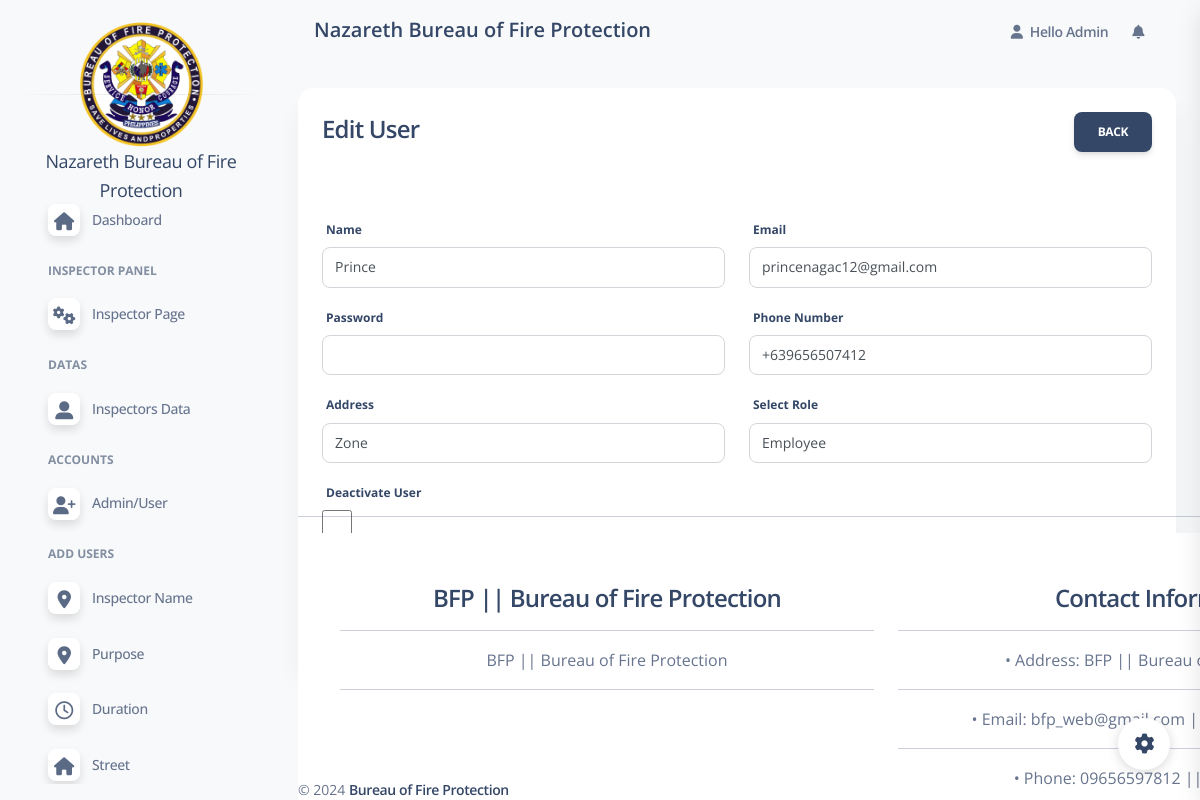
The page /admin/edit_users.php?id=27 (signed in) on the database its author committed.
### tables this page shows
CREATE TABLE `user` (
  `id` int(10) NOT NULL,
  `name` varchar(50) NOT NULL,
  `phone_num` varchar(50) NOT NULL,
  `email` varchar(100) NOT NULL,
  `password` varchar(100) NOT NULL,
  `is_ban` varchar(10) NOT NULL,
  `created_at` date NOT NULL DEFAULT current_timestamp(),
  `role` varchar(10) DEFAULT NULL,
  `address` varchar(50) DEFAULT NULL
);

CREATE TABLE `settings` (
  `id` int(11) UNSIGNED NOT NULL,
  `title` varchar(100) NOT NULL,
  `web_name` varchar(100) DEFAULT NULL,
  `domain` varchar(100) DEFAULT NULL,
  `sdescription` text DEFAULT NULL,
  `mdescription` varchar(100) DEFAULT NULL,
  `mkeyword` varchar(100) DEFAULT NULL,
  `email1` varchar(100) DEFAULT NULL,
  `email2` varchar(100) DEFAULT NULL,
  `phone1` varchar(100) DEFAULT NULL,
  `phone2` varchar(100) DEFAULT NULL,
  `address` varchar(100) DEFAULT NULL
);

### config/function.php (called while the page is built, shortened)
<?php
    require 'dbconn.php';
    function validate($inputData)
    {
        global $conn;
       $validateData = mysqli_real_escape_string($conn, $inputData);
       return trim($validateData);
    }
    function webSetting($columnName)
    {
        $setting = getByID('settings', 1);
        if($setting['status'] == 200){
            return $setting['data'][$columnName];
        }
    }
    function checkParamId($paramTypeID)
    {
        if(isset($_GET[$paramTypeID]))
        {
            if($_GET[$paramTypeID] != null){
              return $_GET[$paramTypeID] ;
            }
            else
            {
                return 'No Id Found';
            }
        }
        else{
            return 'No Id Given';
        }
    }
    function getByID($tableName, $id){
        global $conn;
        $table = validate($tableName);
        $id = validate($id);
        $query = "SELECT * FROM $table WHERE id = '$id' LIMIT 1";
        $result = mysqli_query($conn, $query);
        if($result)
        {
            if(mysqli_num_rows($result) == 1)
            {
                $row = mysqli_fetch_array($result, MYSQLI_ASSOC);
                $response = [
                    'status' => 200,
                    'message' => 'Fetched Data',
                    'data' => $row
                ];
                return $response;
            }
            else
            {
                $response = [
                    'status' => 404,
                    'message' => 'No Data Has been Recorded'
                ];
                return $response;
            }
        }
        else
        {
            $response = [
                'status' => 500,
                'message' => 'Something Went Wrong'
            ];
            return $response;
        }
    }
?>

### admin/edit_users.php (the view, shortened to what this page needs)
<?php
include('includes/header.php'); ?>
<div class="row">
        <div class="col-md-12">
            <div class="card">
                <div class="card-header">
                    <h4> Edit User
                        <a href="users.php" class="btn btn-dark float-end">Back</a>
                    </h4>
                </div>
                <div class="card-body">
                <form action="function.php" method = "POST">
                    <?php
                            $user = getByID('user',checkParamId('id'));
                            if($user['status'] == 200)
                            {
                                ?>
                         <div class="row">
                          <div class="col-md-6">
                            <div class="mb-3">
                                <label >Name </label>
                                <input type="text" value =<?=$user['data']['name'];?> name = "name" class= "form-control" required>
                                    </div>
                                    </div>
                                    <div class="col-md-6">
                                    <div class="mb-3">
                                        <label >Email </label>
                                        <input type="text" value =<?=$user['data']['email'];?> name = "email" class= "form-control" required>
                                    </div>
                                    </div>
                                    <div class="col-md-6">
                                    <div class="mb-3">
                                        <label >Password </label>
                                        <input type="password" name = "password" class= "form-control" required>
                                    </div>
                                    </div>
                                    <div class="col-md-6">
                                    <div class="mb-3">
                                        <label >Phone Number </label>
                                        <input type="text" value =<?=$user['data']['phone_num'];?> name = "phone" class= "form-control" required>
                                    </div>
                                    </div>
                                    <div class="col-md-6">
                            <div class="mb-3">
                                <label >Address </label>
                                <input type="text" value =<?=$user['data']['address'];?> name = "address" class= "form-control">
                            </div>
                            </div>
                                    <div class="col-md-6">
                                    <div class="mb-3">
                                        <label >Select Role </label>
                                        <select name="role" id="" class="form-control"  >
                                            <option value= "Employee" <?=$user['data']['role'] == 'Employee' ? 'selected' : ' ';?> >Employee</option>
                                        </select>
                                    </div>
                                </div>
                                <div class="col-md-6">
                                <div class="mb-3">
                                    <label >Deactivate User </label>
                                    <br />
                                    <input type="checkbox"  <?=$user['data']['is_ban'] == true ? 'checked' : '' ;?> name = "is_ban" style = "width:30px;height:30px;">
                                </div>
                                </div>
                                    </div>
                                    <div class="col-md-6">
                                <div class="mb-3">
                                    <button type = "submit" name = "updateUser" class="btn btn-dark"> Update </button>
                            </div>
                                </div>
                        </div>
                                <?php
                            }
                            else
                            {
                               echo '<h5>'.$user['message'].'</h5>' ;
                            }
                        ?>
                </div>
            </div>
        </div>
    </div>
<?php include('includes/footer.php'); ?>

### admin/includes/footer_content.php (shortened to what this page needs)
<div class="py-5 bg-white ">
    <div class="container">
        <div class="row">
            <div class="col-md-6">
                <h4 class="footer-heading"><?= webSetting('title') ?? 'BFP || Bureau of Fire Protection'; ?></h4>
            <hr class = "bg-dark">
            <p>
            <?= webSetting('sdescription') ?? 'Meta Description'; ?>
        </p>
        <hr class = "bg-dark">
        </div>
        <div class="col-md-6">
            <h4 class="footer-heading">Contact Information</h4>
           <hr class = "bg-dark">
          <p>  &bull; Address: <?= webSetting('address') ?? ''; ?></p>
            <hr class = "bg-dark">
            <p> &bull; Email: <?= webSetting('email1') ?? ''; ?> || <?= webSetting('email2') ?? ''; ?></p>
            <hr class = "bg-dark">
            <p> &bull; Phone: <?= webSetting('phone1') ?? ''; ?> || <?= webSetting('phone2') ?? ''; ?></p>
        </div>
    </div>
    </div>
</div>

### rows shown on the page
user: name "Prince", email "princenagac12@gmail.com", phone "+639656507412", address "Zone", role "Employee"
settings: title "BFP || Bureau of Fire Protection", sdescription "BFP || Bureau of Fire Protection", address "BFP || Bureau…", email1 "bfp_web@gmail.com", phone1 "09656597812"

### other values the page prints
$_SESSION['loggedInUser']['name'] "Admin"
